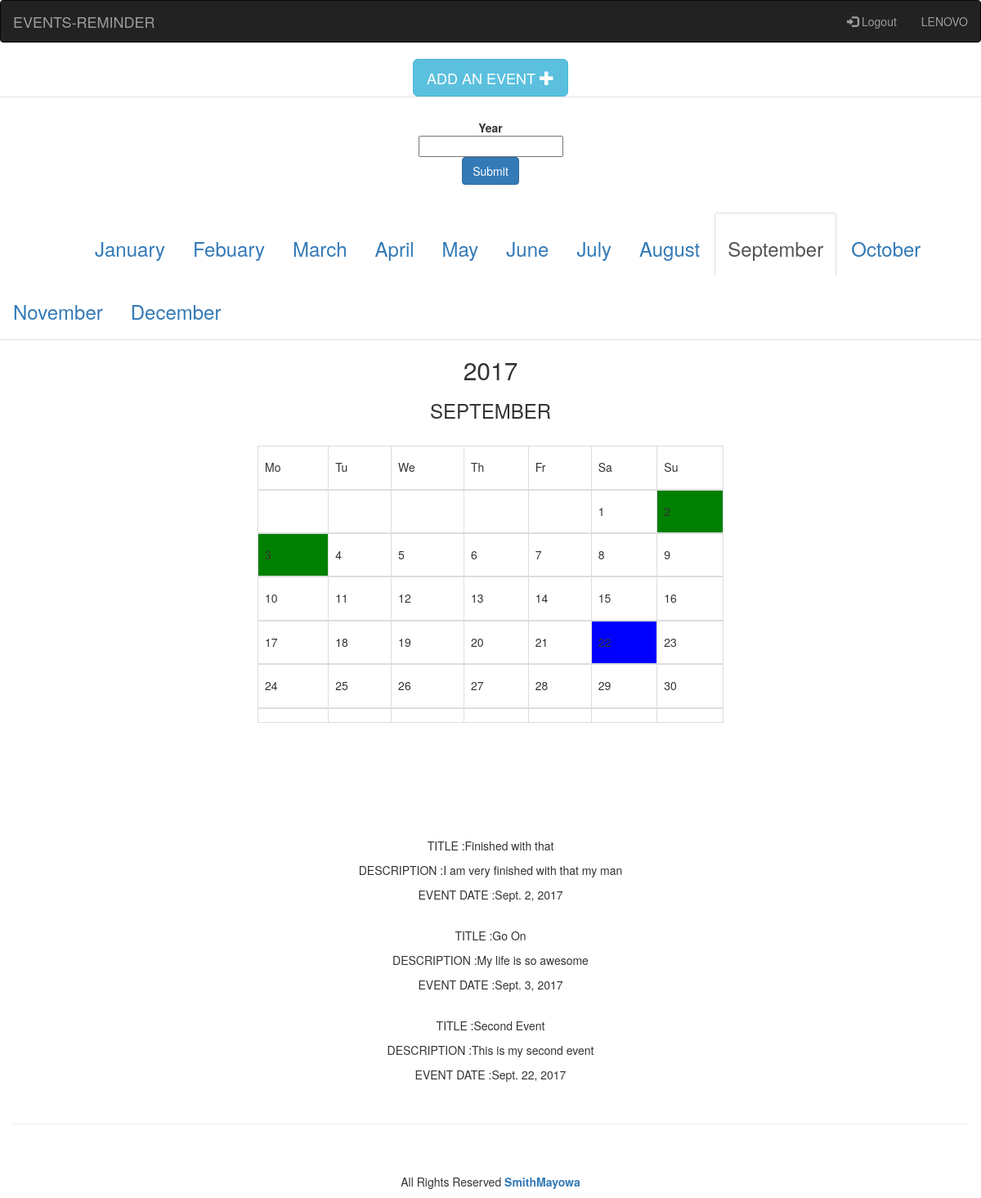
/home_page/ (signed in), run on the app's committed database.
### account/models.py (models this page shows, shortened)
class Event_reminder(models.Model):
	event_date = models.DateField(help_text="month/day/year",
		blank=True,null=True)
	title = models.CharField(max_length = 32,
		blank=True,null=True)
	description = models.TextField(
		blank=True,null=True)
	user = models.ForeignKey(User,
		blank=True,null=True)
	created_date = models.DateTimeField(
		default=timezone.now)
	updated_date = models.DateTimeField(
		blank=True,null=True)
	def get_month_day_year(self):
		datetime = str(self.event_date)
		year_month_day = datetime.split("-")
		year = int(year_month_day[0])
		month = int(year_month_day[1])
		day = int(year_month_day[2])
		return (day)

### account/views.py (the view)
# urls.py: url(r'^home_page/$', views.home_page, name="home_page"),
@login_required
def home_page(request,year=datetime.datetime.now().year):
	date_year = datetime.datetime.now().year
	date_day = datetime.datetime.now().day
	date_month = datetime.datetime.now().month
	context = get_data(request,int(year))
	context["day"] = date_day
	context["month"] = date_month
	context["standard_year"] = date_year
	form_class = Event_reminderForm
	form_class1 = YearForm
	if request.method == 'POST':
		form = form_class(request.POST, request.FILES)
		form1 = form_class1(request.POST, request.FILES)
		if form.is_valid():
			thing = form.save(commit=False)
			thing.user = request.user
			thing.create_event()
			return redirect('home_page')
		if form1.is_valid():
			form_year = form1.save(commit=False)
			year = int(form_year.year)
			return redirect('home_page', year=year)
	else:
		form = form_class()
		form1 = form_class1()
		context['form'] = form
		context['form1'] = form1
		return(render(request,'account/home_page.html',context))

### account/forms.py
class Event_reminderForm(forms.ModelForm):
	event_date = forms.DateField(widget = forms.SelectDateWidget(years = YEAR_CHOICES))
	class Meta:
		model = Event_reminder
		fields = ('title','event_date','description')

class YearForm(forms.ModelForm):
	class Meta:
		model = Year
		fields = ('year',)

### account/templates/account/home_page.html (shortened to what this page needs)
{% extends 'account/base.html' %}
{% block content %}
<ul class="nav nav-tabs">
<div class="text-center">
<div type="button" class="btn btn-info btn-lg" data-toggle="modal" data-target="#myModal"> ADD AN EVENT <span class="glyphicon glyphicon-plus"></span></div>
<div>
	<form class="form-horizontal" method="post">{% csrf_token %}
    <fieldset>
        <legend>{{ title }}</legend>
        {% for field in form1 %}
            {% if field.errors %}
                <div class="control-group error">
                    <label class="control-label">{{ field.label }}</label>
                    <div class="controls">{{ field }}
                        <span class="help-inline">
                            {% for error in  field.errors %}{{ error }}{% endfor %}
                        </span>
                    </div>
                </div>
            {% else %}
                <div class="control-group">
                    <label class="control-label">{{ field.label }}</label>
                    <div class="controls">{{ field }}
                    </div>
                </div>
            {% endif %}
        {% endfor %}
    </fieldset>
    <div class="form-actions">
        <button type="submit" class="btn btn-primary" >Submit</button>
    </div>
</form>
</div>
</div>
<br>
<div class="col-md-1 col-xs-1"></div>
{% if year == standard_year and month == 1 %}
    <li class="active"><a data-toggle="tab" href="#home"><h3>January</h3></a></li>
{% elif year > standard_year %}
	<li class="active"><a data-toggle="tab" href="#home"><h3>January</h3></a></li>
{% else %}
	<li><a data-toggle="tab" href="#home"><h3>January</h3></a></li>
{% endif %}
{% if year == standard_year and month == 2 %}
    <li class="active"><a data-toggle="tab" href="#menu1"><h3>Febuary</h3></a></li>
{% else %}
	<li><a data-toggle="tab" href="#menu1"><h3>Febuary</h3></a></li>
{% endif %}
{% if year == standard_year and month == 3 %}
    <li class="active"><a data-toggle="tab" href="#menu2"><h3>March</h3></a></li>
{% else %}
	<li><a data-toggle="tab" href="#menu2"><h3>March</h3></a></li>
{% endif %}
{% if year == standard_year and month == 4 %}
    <li class="active"><a data-toggle="tab" href="#menu3"><h3>April</h3></a></li>
{% else %}
	<li><a data-toggle="tab" href="#menu3"><h3>April</h3></a></li>
{% endif %}
{% if year == standard_year and month == 5 %}
    <li class="active"><a data-toggle="tab" href="#menu4"><h3>May</h3></a></li>
{% else %}
	<li><a data-toggle="tab" href="#menu4"><h3>May</h3></a></li>
{% endif %}
{% if year == standard_year and month == 6 %}
    <li class="active"><a data-toggle="tab" href="#menu5"><h3>June</h3></a></li>
{% else %}
	<li><a data-toggle="tab" href="#menu5"><h3>June</h3></a></li>
{% endif %}
{% if year == standard_year and month == 7 %}
    <li class="active"><a data-toggle="tab" href="#menu6"><h3>July</h3></a></li>
{% else %}
	<li><a data-toggle="tab" href="#menu6"><h3>July</h3></a></li>
{% endif %}
{% if year == standard_year and month == 8 %}
    <li class="active"><a data-toggle="tab" href="#menu7"><h3>August</h3></a></li>
{% else %}
	<li><a data-toggle="tab" href="#menu7"><h3>August</h3></a></li>
{% endif %}
{% if year == standard_year and month == 9 %}
    <li class="active"><a data-toggle="tab" href="#menu8"><h3>September</h3></a></li>
{% else %}
	<li><a data-toggle="tab" href="#menu8"><h3>September</h3></a></li>
{% endif %}
{% if year == standard_year and month == 10 %}
    <li class="active"><a data-toggle="tab" href="#menu9"><h3>October</h3></a></li>
{% else %}
	<li><a data-toggle="tab" href="#menu9"><h3>October</h3></a></li>
{% endif %}
{% if year == standard_year and month == 11 %}
    <li class="active"><a data-toggle="tab" href="#menu10"><h3>November </h3></a></li>
{% else %}
	<li><a data-toggle="tab" href="#menu10"><h3>November </h3></a></li>
{% endif %}
{% if year == standard_year and month == 12 %}
    <li class="active"><a data-toggle="tab" href="#menu11"><h3>December </h3></a></li>
{% elif year < standard_year  %}
	<li class="active"><a data-toggle="tab" href="#menu11"><h3>December </h3></a></li>
{% else %}
	<li><a data-toggle="tab" href="#menu11"><h3>December </h3></a></li>
{% endif %}
  </ul>
  <div class="tab-content">
{% if year == standard_year and month == 9 %}
<div id="menu8" class="tab-pane fade in active">
{% else %}
<div id="menu8" class="tab-pane fade ">
{% endif %}
<div class="col-md-3">
</div>
<div class="col-md-6">
<div class="text-center">
  <h2>{{year}}</h2>
  <h3>SEPTEMBER</h3>
  </div>
<br>
  <div class="">
  <table class="table table-responsive table-bordered">
  {% for i in month_9 %}
    <tbody>
      <tr>
	  {% for j in i %}
			{% if j == 0 %}
        <td></td>
			{% else %}
		{% if j in event_9 %}
				{% if j > day and 9 < month and  year <= standard_year %}
					<td style="background-color:green"><h5>{{j}}</h5></button></td>
				{% elif j > day and 9 >= month and year < standard_year %}
					<td style="background-color:green"><h5>{{j}}</h5></button></td>
				{% elif j < day and 9 <= month and year <= standard_year %}
					<td style="background-color:green"><h5>{{j}}</h5></button></td>
				{% elif j < day and 9 > month and year < standard_year %}
					<td style="background-color:green"><h5>{{j}}</h5></button></td>
				{% else %}
					<td style="background-color:blue"><h5>{{j}}</h5></button></td>
				{% endif %}
		{% else %}
			<td><h5>{{j}}</h5></td>
		{% endif %}
			{% endif %}
	 {% endfor %}
      </tr>
    </tbody>
  {% endfor %}
  </table>
  </div>
</div>
<div class="col-md-3">
</div>
<div class="col-md-12 col-xs-12 text-center">
<br>
<br>
<br>
<br><br>
<br>
 {% for i in event_list_9 %}
 <p>TITLE :{{i.title}}</p>
 <p>DESCRIPTION :{{i.description}}</p>
 <p>EVENT DATE :{{i.event_date}}</p>
 <br>
  {% endfor %}
 </div>
</div>
{% endblock %}

### account/templates/account/base.html (shortened to what this page needs)
{% load static %}
<DOCTYPE HTML/>
<html>
    <head>
        <link rel="stylesheet" href="https://maxcdn.bootstrapcdn.com/bootstrap/3.3.7/css/bootstrap.min.css">
    </head>
<body>
	<nav class="navbar navbar-inverse">
  <div class="container-fluid">
    <div class="navbar-header">
      <a class="navbar-brand" href="{% url 'home_page' %}"> EVENTS-REMINDER </a>
    </div>
	<ul class="nav navbar-nav navbar-right">
	  {% if user.is_authenticated %}
<li>
    <a href="{% url 'auth_logout' %}"><span class="glyphicon glyphicon-log-in"></span> Logout</a>
</li>
<li>
	<a href="">{{ request.user.username|upper }}</a>
</li>
{% endif %}
    </ul>
  </div>
</nav>
<div>
{% block content %}
{% endblock content %}
</div>
<div class="col-md-12 col-xs-12">
<hr>
<footer class="text-center">
<br><br>
  <p>All Rights Reserved <a href="{% url 'home_page' %}"><strong>SmithMayowa</strong></a></p>
</footer>
</div>
</body>
</html>

### data on the page
Event_reminder: title "Finished with that", description "I am very finished with that my man", event_date "Sept. 2, 2017"
Event_reminder: title "Go On", description "My life is so awesome", event_date "Sept. 3, 2017"
Event_reminder: title "Second Event", description "This is my second event", event_date "Sept. 22, 2017"

### other printed values
{{ request.user.username|upper }} "LENOVO"
{{ field.label }} "Year"
{{ year }} "2017"
{{ j }} "Mo" "Tu" "We" "Th" "Fr" "Sa" "Su" "1" "4" "5" "6" "7" "8" "9" "10" "11" "12" "13" "14" "15" "16" "17" "18" "19" "20" "21" "23" "24" "25" "26" "27" "28" "29" "30"
{{ j }} "2" "3"
{{ j }} "22"
